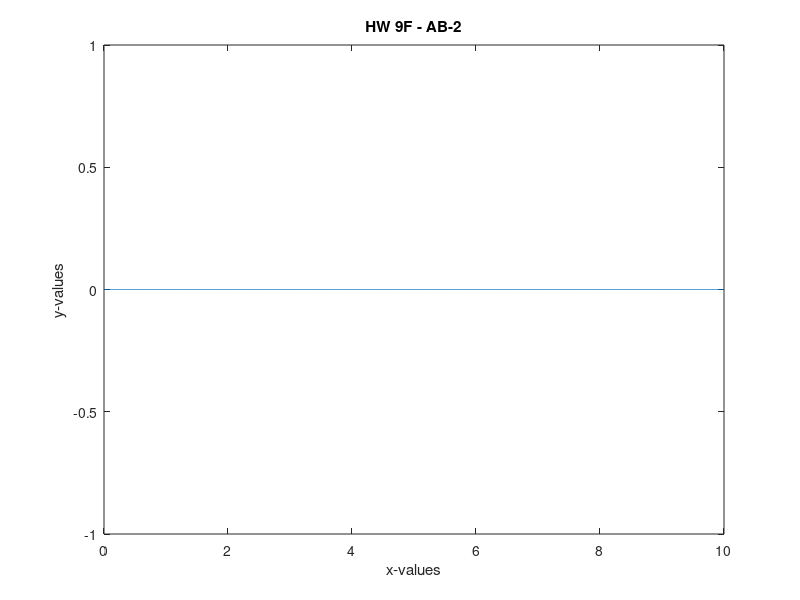

Source code (MATLAB):
%Problem 9F
%System Simulation

N=10001;
t=linspace(0,10,N);
T=.0001;
U=ones(1,N);
X1=zeros(1,N);
X2=zeros(1,N);
X3=zeros(1,N);
X4=zeros(1,N);
Y=zeros(1,N);
Z=zeros(1,N);
FX1=zeros(1,N);
FX2=zeros(1,N);
FX3=zeros(1,N);
FX4=zeros(1,N);

FY=zeros(1,N);

num=0.085;
den=[1 .4174 1.0871 .2805 .1512];
[A,B,C,D]=tf2ss(num,den);


for k= 1:N-2
FX1(k+1)= -.4174.*X1(k)-1.0871.*X2(k)-.2805.*X3(k)-.1512.*X4(k)+U(k);
FX2(k+1)= X1(k);
FX3(k+1)= X2(k);
FX4(k+1)= X3(k);
Y(k+1)=.085.*X4(k);
   
%X(k+2)= X(k+1)+ (T./2)*(3*FX(k+1)-FX(k));
Z(k+2)= Z(k+1)+ (T./2)*(3*Y(k+1)-Y(k));

end

        figure (1)
        plot(t,Y);
        xlabel('x-values')
        ylabel('y-values')
        title('HW 9F - AB-2') 